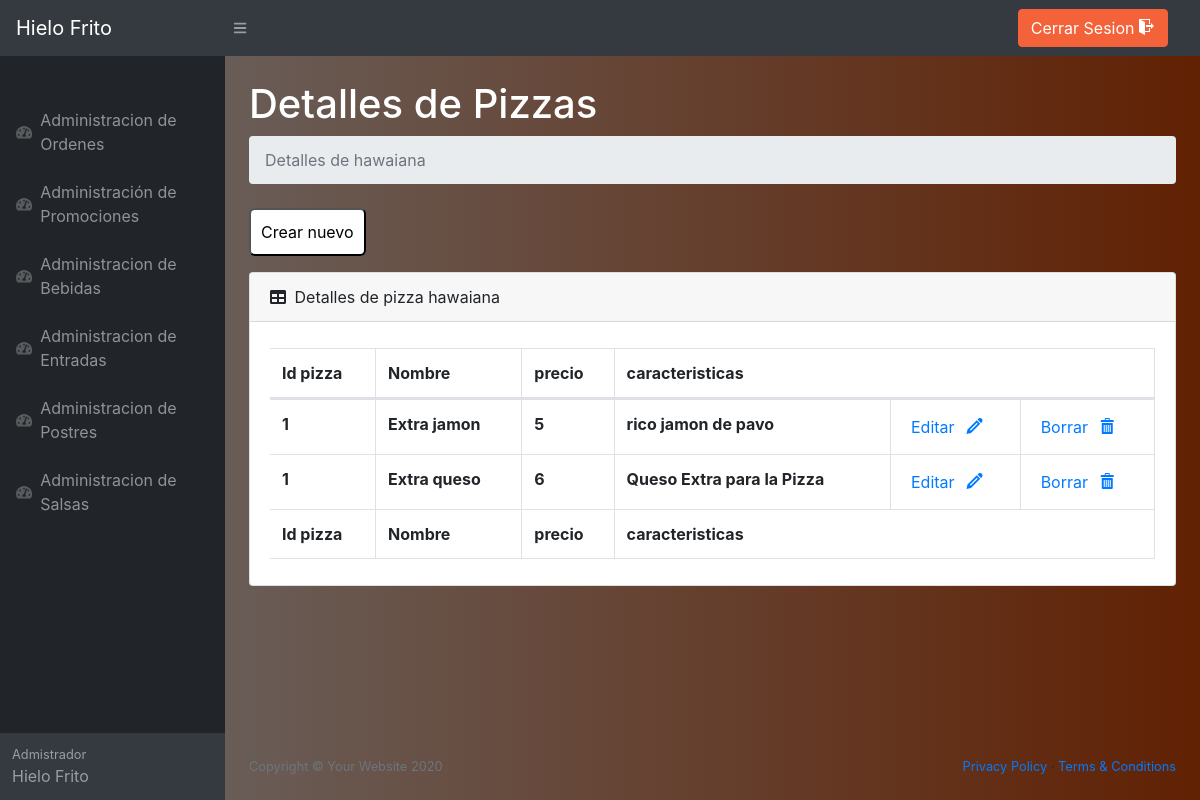
The app's page /Pizzeria/Admin/adminPizzas/detalles/detalles.php?id=1 (signed in) with its own data.
### tables this page shows
CREATE TABLE `pizza` (
  `id_pizza` int(11) NOT NULL,
  `nombre` varchar(100) NOT NULL,
  `precio` int(11) NOT NULL,
  `caracteristicas` text NOT NULL
);

CREATE TABLE `agregados_pizza` (
  `id_agregado_pizza` int(11) NOT NULL,
  `nombre_agregado_pizza` varchar(100) NOT NULL,
  `precio_agregado_pizza` int(11) NOT NULL,
  `caracteristicas_agregado_pizza` text NOT NULL,
  `id_pizza` int(11) NOT NULL
);

### Pizzeria/Admin/adminPizzas/detalles/detalles.php (the view, shortened to what this page needs)
<?php
include ('../../../php/conexion.php');
$id=$_GET['id'];
?>
<!DOCTYPE html>
<html lang="es">
    <head>
        <link href="../../styles.css" rel="stylesheet" />
        <link href="https://cdn.datatables.net/1.10.20/css/dataTables.bootstrap4.min.css" rel="stylesheet" />
        <link href="../../../icomoon/fonts/style.css" rel="stylesheet">
    </head>
    <body style="background: linear-gradient(to right, #6b6b6b, #612103);" class="sb-nav-fixed">
        <nav class="sb-topnav navbar navbar-expand navbar-dark bg-dark">
            <a class="navbar-brand" href="../BienvenidaPizzas.php">Hielo Frito</a>
            <button class="btn btn-link btn-sm order-1 order-lg-0" id="sidebarToggle" href="#"><i class="fas fa-bars"></i></button>
            <div class="d-none d-md-inline-block form-inline ml-auto mr-0 mr-md-3 my-2 my-md-0">
                        <a class="btn btn-primary"  href="../../../php/cerrarsesion.php">Cerrar Sesion <span class="icon-exit"></span></a>
            </div>
        </nav>
        <div id="layoutSidenav">
            <div id="layoutSidenav_nav">
                <nav class="sb-sidenav accordion sb-sidenav-dark" id="sidenavAccordion">
                    <div class="sb-sidenav-menu">
                        <div class="nav">
                        <div class="sb-sidenav-menu-heading"></div>
                        <a class="nav-link" href="../../adminOrdenes/Ordenes.php">
                            <div class="sb-nav-link-icon"><i class="fas fa-tachometer-alt"></i></div>
                            Administracion de Ordenes
                            </a>
                            <a class="nav-link" href="../../adminPromos/Promos.php">
                              <div class="sb-nav-link-icon"><i class="fas fa-tachometer-alt"></i></div>
                              Administración de Promociones
                          </a>
                          <a class="nav-link" href="../../adminBebidas/Bebidas.php">
                            <div class="sb-nav-link-icon"><i class="fas fa-tachometer-alt"></i></div>
                            Administracion de Bebidas
                        </a>
                        <a class="nav-link" href="../../adminentradas/ListaEntradas.php">
                            <div class="sb-nav-link-icon"><i class="fas fa-tachometer-alt"></i></div>
                            Administracion de Entradas
                        </a>
                        <a class="nav-link" href="../../adminpostres/addpostres.php">
                            <div class="sb-nav-link-icon"><i class="fas fa-tachometer-alt"></i></div>
                            Administracion de Postres
                        </a>
                        <a class="nav-link" href="../../adminsalsas/ListaSalsa.php">
                            <div class="sb-nav-link-icon"><i class="fas fa-tachometer-alt"></i></div>
                            Administracion de Salsas
                        </a>
                        </div>
                    </div>
                    <div class="sb-sidenav-footer">
                        <div class="small">Admistrador</div>
                        Hielo Frito
                    </div>
                </nav>
            </div>
            <div id="layoutSidenav_content">
                <main >
                    <div class="container-fluid">
                        <h1 style="color: white;" class="mt-4"> Detalles de Pizzas</h1>
                        <ol class="breadcrumb mb-4">
                            <?php
                                $consulta="SELECT * FROM pizza WHERE id_pizza='$id'";
                                $resultado_pizza=$mysqli->query($consulta);
                                if($resultado_pizza->num_rows > 0){
                                    $fila1=$resultado_pizza->fetch_assoc();
                                    $nombre=$fila1['nombre'];
                            ?>
                            <li class="breadcrumb-item active"><?php echo("Detalles de ".$nombre)?></li>
                            <?php
                             }
                            ?>
                        </ol>
                        <form action="crear.php" method="POST">
                            <input type="submit" name="boton" class="crear" value="Crear nuevo">
                        </form>
                        <?php
                            $query="SELECT * FROM agregados_pizza WHERE id_pizza='$id'";
                            $resultado=$mysqli->query($query);
                            if($resultado->num_rows > 0){
                        ?>
                          <div class="card mb-4">
                            <div class="card-header">
                                <i class="fas fa-table mr-1"></i>
                                <?php
                                    echo("Detalles de pizza ".$nombre)
                                ?>
                            </div>
                            <div class="card-body">
                                <div class="table-responsive">
                                    <table class="table table-bordered" id="dataTable" width="100%" cellspacing="0">
                                        <thead>
                                            <tr>
                                                <th>Id pizza</th>
                                                <th>Nombre</th>
                                                <th>precio</th>
                                                <th colspan=4>caracteristicas</th>
                                            </tr>
                                        </thead>
                                        <tfoot>
                                            <tr>
                                                <th>Id pizza</th>
                                                <th>Nombre</th>
                                                <th>precio</th>
                                                <th colspan=4>caracteristicas</th>
                                            </tr>
                                        </tfoot>
                                        <tbody>
                                            <?php
                                                while($fila=$resultado->fetch_assoc()){
                                                    $id_detalle=$fila['id_agregado_pizza'];
                                            ?>
                                            <tr>
                                                <form action="boton.php" method="post">
                                                    <th>
                                                    <?php
                                                        echo "$id<input type='text' value='$id_detalle' name='id_detalle' hidden>";
                                                    ?>
                                                    </th>
                                                    <th>
                                                        <?php
                                                            echo($fila['nombre_agregado_pizza']);
                                                        ?>
                                                    </th>
                                                    <th>
                                                        <?php
                                                            echo($fila['precio_agregado_pizza']);
                                                        ?>
                                                    </th>
                                                    <th>
                                                        <?php
                                                            echo($fila['caracteristicas_agregado_pizza']);
                                                        ?>
                                                    </th>
                                                    <th>
                                                        <input type="submit" value="Editar" class="boton " name="boton">&nbsp;<span class="icon-pencil icono">
                                                    </th>
                                                    <th>
                                                        <input type="submit" value="Borrar" class="boton "name="boton">&nbsp;<span class="icon-bin icono">
                                                    </th>
                                                </form>
                                            </tr>
                                            <?php
                            }
                        ?>
                                        </tbody>
                                    </table>
                                </div>
                            </div>
                        </div>
                        <?php
                            }
                            else{
                            ?>
                            <h1>No hay agregados para esta Pizza</h1>
                            <?php
                            }
                        ?>
                        </div>
                    </main>
                    <footer class="py-4 bg-black  mt-auto">
                      <div class="container-fluid">
                          <div class="d-flex align-items-center justify-content-between small">
                              <div class="text-muted">Copyright &copy; Your Website 2020</div>
                              <div>
                                  <a href="#">Privacy Policy</a>
                                  &middot;
                                  <a href="#">Terms &amp; Conditions</a>
                              </div>
                          </div>
                      </div>
                  </footer>
                </div>
            </div>
        </body>
    </html>

### Pizzeria/Admin/adminPizzas/detalles/detalles.php (style rules this page uses)
:root { --input-padding-x: 1.5rem; --input-padding-y: .75rem; }
body { background: #007bff; background: linear-gradient(to right, #0062E6, #33AEFF); }
.crear { background:#fff; padding:10px; color: 10157F; text-decoration: none !important; transition: .3s linear; border-radius:6px; }
.boton { background:#fff; text-decoration: none !important; transition: .3s linear; border: 2px solid #fff; color:#007BFF; }
.icono { color:#007BFF; }

### records on screen
pizza: nombre "hawaiana"
agregados_pizza: nombre_agregado_pizza "Extra jamon", precio_agregado_pizza "5", caracteristicas_agregado_pizza "rico jamon de pavo"
agregados_pizza: nombre_agregado_pizza "Extra queso", precio_agregado_pizza "6", caracteristicas_agregado_pizza "Queso Extra para la Pizza"
